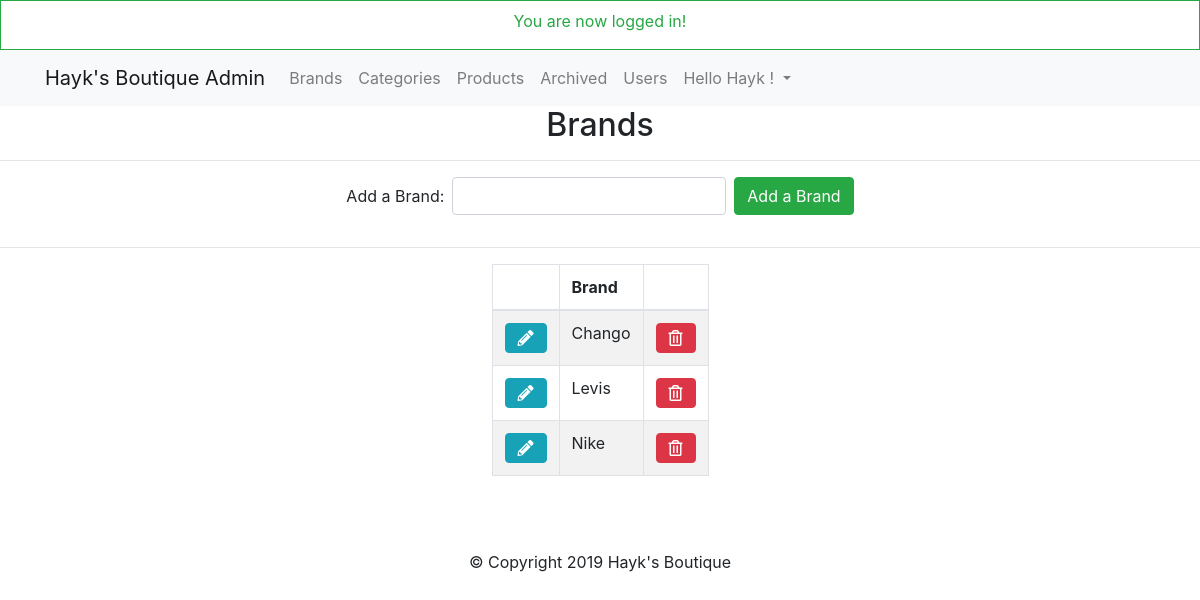
The page /admin/brands.php (signed in) on the database its author committed.
### tables this page shows
CREATE TABLE `brand` (
  `id` int(11) NOT NULL,
  `brand` varchar(255) NOT NULL
);

### admin/brands.php (the view, shortened to what this page needs)
<?php
require_once '../core/init.php';
include 'includes/head.php';
include 'includes/navigation.php';
$sql = "SELECT * FROM brand ORDER BY brand";
$results = $db->query($sql);
?>
    <h2 class="text-center">Brands</h2>
    <hr>
    <div class="d-flex justify-content-center ">
        <form action="brands.php<?= ((isset($_GET['edit'])) ? '?edit=' . $edit_id : '') ?>" method="post"
              class="form-inline">
            <div class="form-group">
                <?php
                $brand_value = '';
                ?>
                <label for="brand" class="mr-2"><?= ((isset($_GET['edit'])) ? 'Edit' : 'Add a') ?> Brand: </label>
                <input type="text " name="brand" id="brand" class="form-control mr-2"
                       value="<?= $brand_value; ?>">
                <input type="submit" name="add_submit" value="<?= ((isset($_GET['edit'])) ? 'Edit' : 'Add a') ?> Brand"
                       class="btn btn-success btn-md">
            </div>
        </form>
    </div>
    <hr>
    <table class="table table-bordered table-striped table-auto">
        <thead>
        <tr>
            <th scope="col"></th>
            <th scope="col">Brand</th>
            <th scope="col"></th>
        </tr>
        </thead>
        <tbody>
        <?php while ($brands = mysqli_fetch_assoc($results)): ?>
            <tr>
                <td><a href="brands.php?edit=<?= $brands['id'] ?>" class="btn btn-xs btn-info"><i
                                class="fas fa-pencil-alt"></i></a></td>
                <td><?= $brands['brand'] ?></td>
                <td><a href="brands.php?delete=<?= $brands['id'] ?>" class="btn btn-xs btn-danger"><i
                                class="far fa-trash-alt"></i></a>
                </td>
            </tr>
        <?php endwhile; ?>
        </tbody>
    </table>
<?php include 'includes/footer.php' ?>

### css/main.css (style rules this page uses)
body { padding: 0; margin: 0; }
.table-auto { width: auto!important; margin: 0 auto; }

### rows shown on the page
brand: brand "Chango"
brand: brand "Levis"
brand: brand "Nike"

### other values the page prints
$_SESSION['success_flash'] "You are now logged in!"
$user_data['first'] "Hayk"
